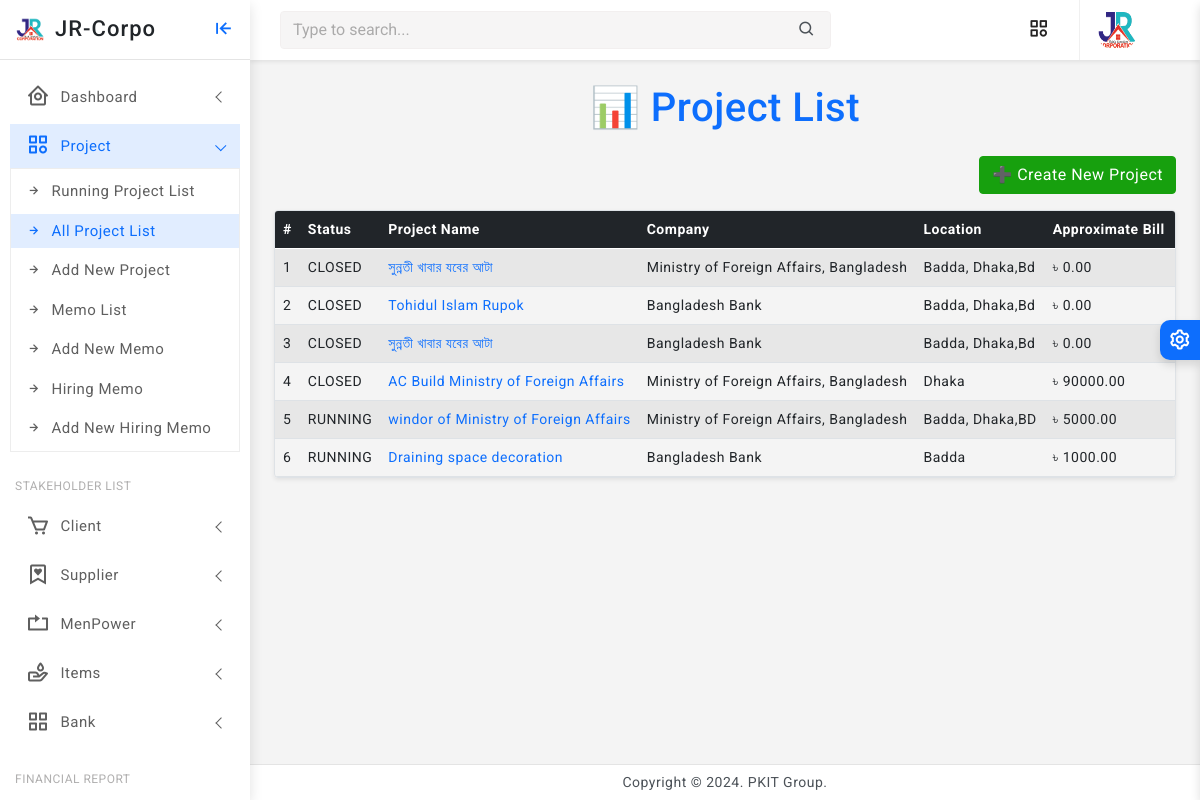
Page /projects/all/ on the committed database.
### core/models.py (models this page shows, shortened)
class Project(models.Model):
    STATUS_CHOICES = [
        ('RUNNING', 'Running'),
        ('TRIAL', 'Trial Period'),
        ('CLOSED', 'Closed'),
        ('OTHER', 'Other'),
    ]
    company = models.ForeignKey(Company, on_delete=models.CASCADE, related_name='projects')
    name = models.CharField(max_length=255)
    location = models.CharField(max_length=255)
    approximate_bill = models.PositiveIntegerField(default=0)
    current_cost = models.PositiveIntegerField(default=0, null=True, blank=True)
    final_bill = models.PositiveIntegerField(default=0, null=True, blank=True)
    current_paid = models.PositiveIntegerField(default=0, null=True, blank=True)
    created_at = models.DateTimeField(auto_now_add=True)
    updated_at = models.DateTimeField(auto_now=True)
    status = models.CharField(max_length=10, null=True, blank=True, choices=STATUS_CHOICES, default='RUNNING')
    @property
    def profit_or_loss(self):
        if self.final_bill is not None and self.current_cost is not None:
            return self.final_bill - self.current_cost
        return 0

class Organization(models.Model):
    name = models.CharField(max_length=255, unique=True)
    location = models.CharField(max_length=255)
    phone = models.CharField(max_length=20)
    logo = models.ImageField(upload_to='media/logos/', blank=True, null=True)
    created_at = models.DateTimeField(auto_now_add=True)
    updated_at = models.DateTimeField(auto_now=True)
    class Meta:
        abstract = True

class Company(Organization):
    pass

### core/views.py (the view)
# urls.py: path('projects/all/', views.all_project_list, name='all_project_list'),
def all_project_list(request):
    projects = Project.objects.all().order_by('-created_at')
    return render(request, 'project/project_list.html', {'projects': projects})

### core/templates/project/project_list.html (shortened to what this page needs)
{% extends 'partials/base0.html' %}
{% block content %}
{% load static %}
<div>
    <h1 class="text-center mb-4 text-primary">📊 Project List</h1>
    <div class="text-end mb-3">
        <a href="{% url 'project_create' %}" class="btn btn-success">➕ Create New Project</a>
    </div>
    {% if projects %}
        <div class="table-responsive shadow-sm rounded border">
            <table class="table table-striped table-hover align-middle mb-0">
                <thead class="table-dark">
                    <tr>
                        <th>#</th>
                        <th>Status</th>
                        <th>Project Name</th>
                        <th>Company</th>
                        <th>Location</th>
                        <th>Approximate Bill</th>
                        <th>Current Paid</th>
                    </tr>
                </thead>
                <tbody>
                    {% for project in projects %}
                    <tr>
                        <td>{{ forloop.counter }}</td>
                        <td>{{ project.status }}</td>
                        <td>
                            <a href="{% url 'project_record_detail' project.pk %}">
                                {{ project.name }}
                            </a>
                        </td>
                        <td>{{ project.company.name }}</td>
                        <td>{{ project.location }}</td>
                        <td>৳ {{ project.approximate_bill|floatformat:2 }}</td>
                        <td>৳ {{ project.current_paid|default:"0.00"|floatformat:2 }}</td>
                    </tr>
                    {% endfor %}
                </tbody>
            </table>
        </div>
    {% else %}
        <div class="alert alert-warning text-center">No projects found.</div>
    {% endif %}
</div>
{% endblock %}

### static/assets/css/app.css (style rules this page uses)
body { font-size: 14px; color: #4c5258; letter-spacing: .5px; background-color: #f4f4f4; overflow-x: hidden; font-family: Roboto, sans-serif }

### rows in the picture
Project: status "CLOSED", name "সুন্নতী খাবার যবের আটা", company.name "Ministry of Foreign Affairs, Bangladesh", location "Badda, Dhaka,Bd", approximate_bill "0.00"
Project: status "CLOSED", name "Tohidul Islam Rupok", company.name "Bangladesh Bank", location "Badda, Dhaka,Bd", approximate_bill "0.00"
Project: status "CLOSED", name "সুন্নতী খাবার যবের আটা", company.name "Bangladesh Bank", location "Badda, Dhaka,Bd", approximate_bill "0.00"
Project: status "CLOSED", name "AC Build Ministry of Foreign Affairs", company.name "Ministry of Foreign Affairs, Bangladesh", location "Dhaka", approximate_bill "90000.00"
Project: status "RUNNING", name "windor of Ministry of Foreign Affairs", company.name "Ministry of Foreign Affairs, Bangladesh", location "Badda, Dhaka,BD", approximate_bill "5000.00"
Project: status "RUNNING", name "Draining space decoration", company.name "Bangladesh Bank", location "Badda", approximate_bill "1000.00"
